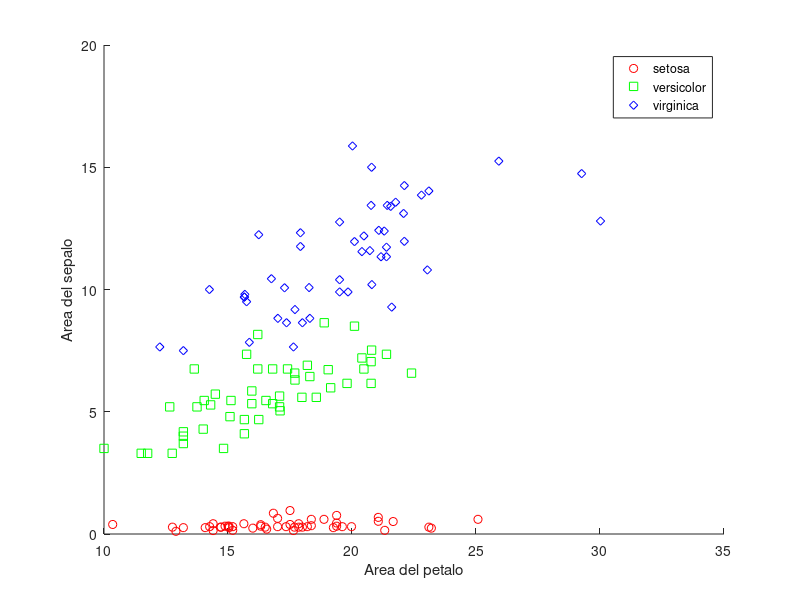
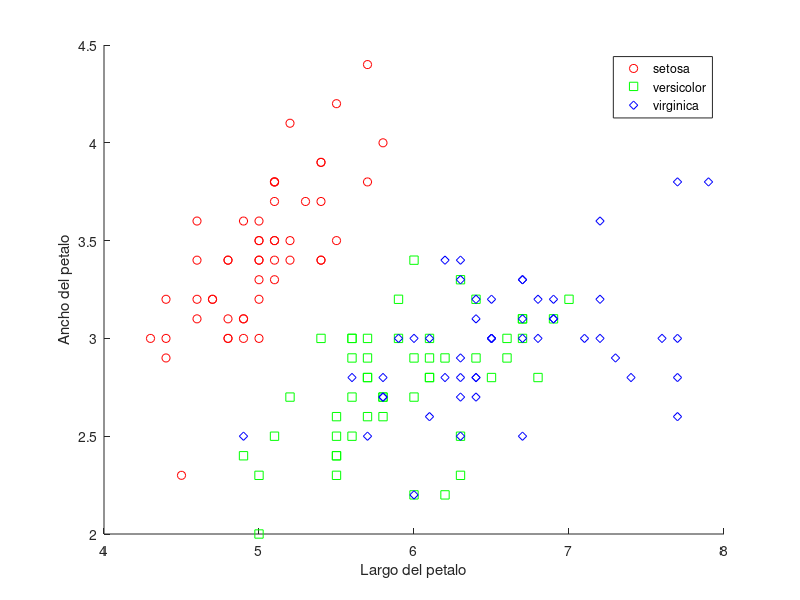
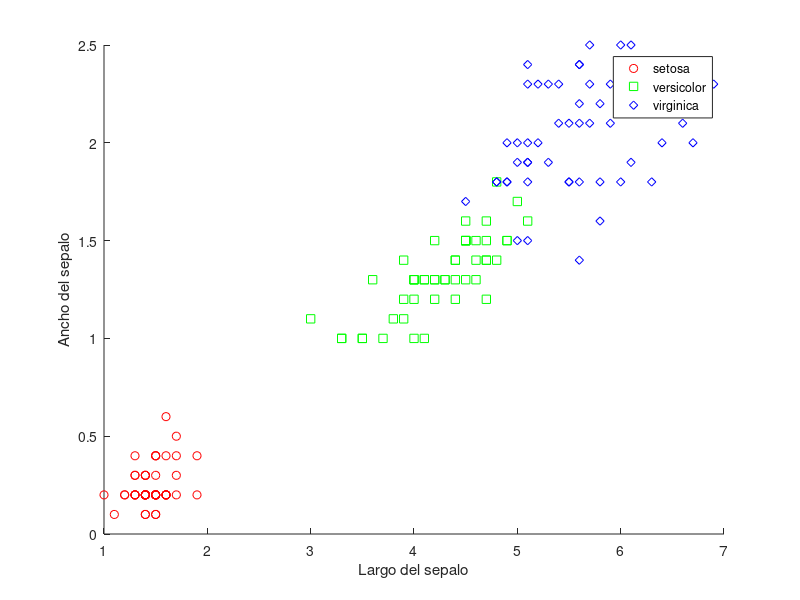

Recreate these plots in MATLAB, in order.
function e_1b()
	load fisheriris;
	meas2(:,1) = meas(:,1).*meas(:,2);
	meas2(:,2) = meas(:,3).*meas(:,4);
	gscatter(meas2(:,1), meas2(:,2), species,'rgb','osd');
	xlabel('Area del petalo');
	ylabel('Area del sepalo');

	figure;

	gscatter(meas(:,1), meas(:,2), species,'rgb','osd');
	xlabel('Largo del petalo');
	ylabel('Ancho del petalo');

	figure;
	gscatter(meas(:,3), meas(:,4), species,'rgb','osd');
	xlabel('Largo del sepalo');
	ylabel('Ancho del sepalo');

end
